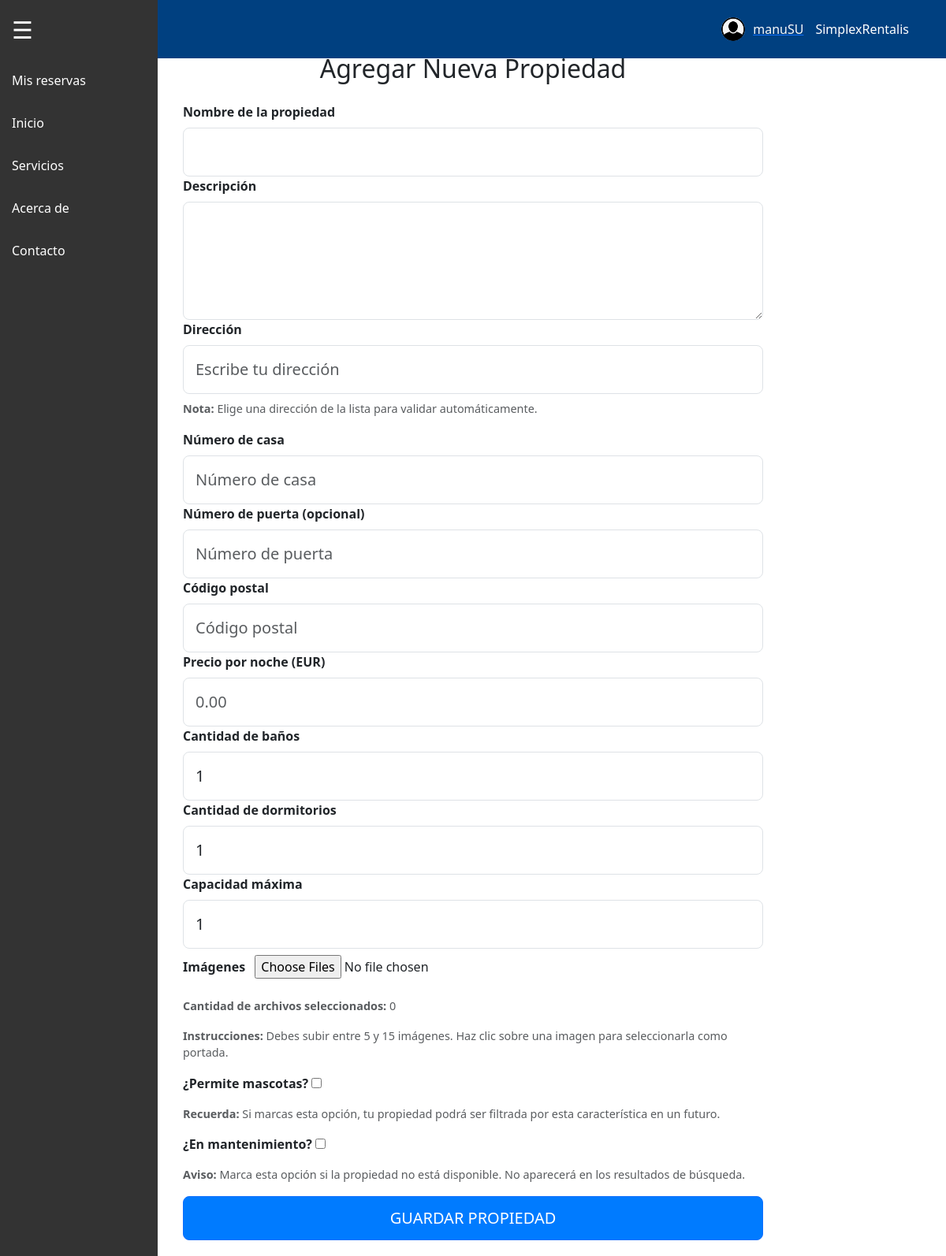
The app's page /propiedades/agregar/ (signed in), older data.
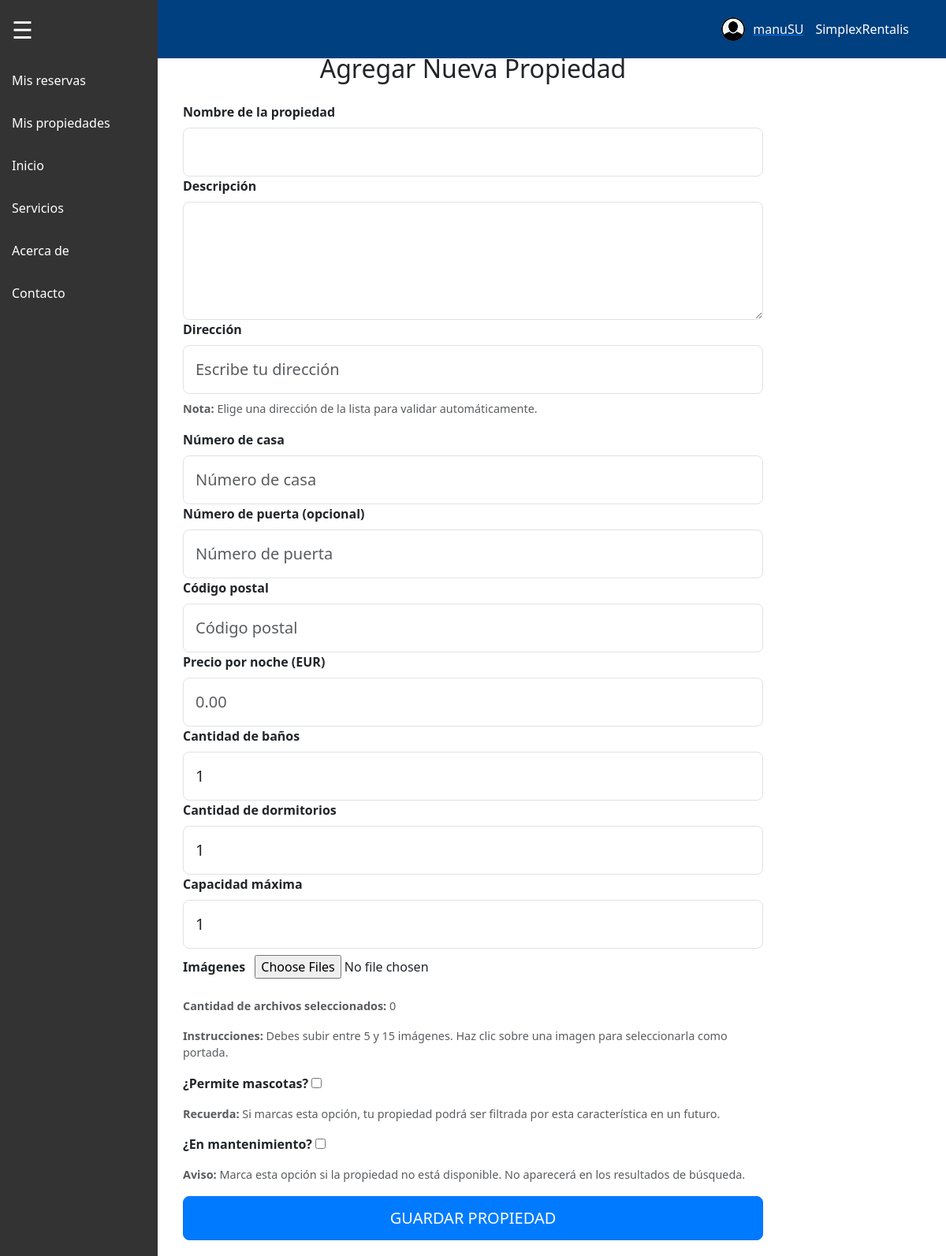
The same page, newer data.
### SimplexRentalisAPP/views.py (the view, shortened to what this page needs)
# urls.py: path('propiedades/agregar/', views.agregar_propiedad, name='agregar_propiedad'),
@login_required
def agregar_propiedad(request):
    return render(request, 'SimplexRentalisAPP/agregar_propiedad.html')

### SimplexRentalisAPP/templates/SimplexRentalisAPP/agregar_propiedad.html (shortened to what the changed rows need)
{% extends 'base.html' %}
{% load static %}
{% block content %}
<div class="container mt-5">
    <h2 class="text-center mb-4">Agregar Nueva Propiedad</h2>
</div>
{% endblock %}

### SimplexRentalisAPP/templates/base.html (shortened to what this page needs)
<!DOCTYPE html>
<html lang="es">
<head>
  {% load static %}
  <link href="https://cdn.jsdelivr.net/npm/bootstrap@5.3.0-alpha3/dist/css/bootstrap.min.css" rel="stylesheet">
  <link rel="stylesheet" href="{% static 'css/style.css' %}">
</head>
<body>
  <div id="menu">
    <span class="hamburguesa">&#9776;</span>
    <a href="#" class="menu-item">Mis reservas</a>
    {% if user.es_propietario %}
        <a href="/mis_propiedades/" class="menu-item">Mis propiedades</a>
    {% endif %}
    <a href="#" class="menu-item">Inicio</a>
    <a href="#" class="menu-item">Servicios</a>
    <a href="#" class="menu-item">Acerca de</a>
    <a href="#" class="menu-item">Contacto</a>
  </div>
  <div class="navbar">
    <div class="container-fluid">
      <div id="userMenu" class="position-relative">
        {% if user.is_authenticated %}
        <a href="#" class="d-flex align-items-center" id="userDropdown" data-bs-toggle="dropdown" aria-expanded="false">
          {% if user.avatar %}
              <img src="{{ user.avatar.url }}" alt="Avatar" class="rounded-circle" style="width: 30px; height: 30px; margin-right: 10px;">
          {% else %}
              <img src="/media/defaults/default_avatar.png" alt="Avatar" class="rounded-circle" style="width: 30px; height: 30px; margin-right: 10px;">
          {% endif %}
          <span class="text-light">{{ user.username }}</span>
        </a>
        {% else %}
        <button class="btn btn-outline-light btn-login" data-bs-toggle="modal" data-bs-target="#loginModal">Iniciar Sesión</button>
        {% endif %}
      </div>
      <a href="/" class="menu-item">SimplexRentalis</a>
    </div>
  </div>
  <div id="main-content">
    {% block content %}
    {% endblock %}
  </div>
</body>
</html>

Row changes from the older to the newer data that the page shows:
changed User "manuSU": es_propietario False → True (drawn)
Text that changed along with them:
text now shown: "Mis propiedades"
